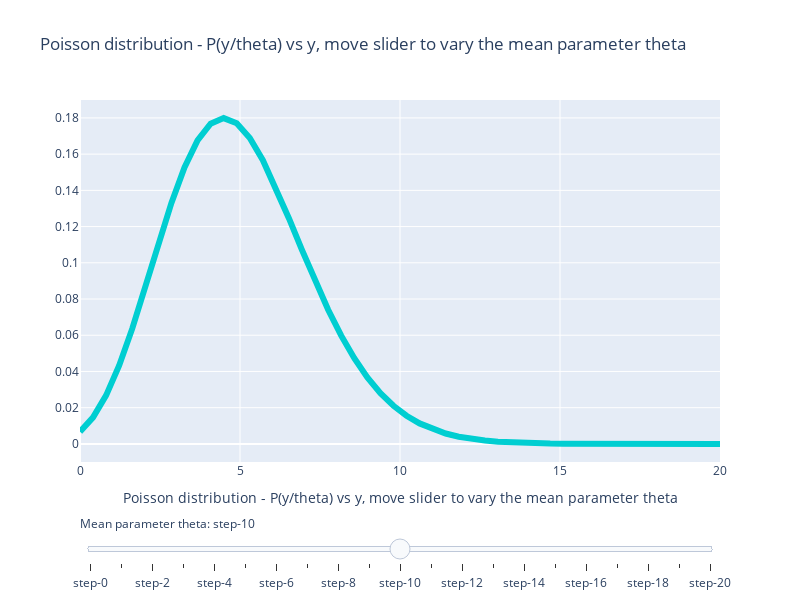

This figure's notebook cell:
### Code cell
def poisson_vector(theta, args):
    y_range_steps = args['y_range_steps']
    y =  np.linspace(0,y_range_steps)
    
    p_theta = (theta**y * np.exp(-theta)) / factorial(y)
    return(p_theta)

# y_range is how far you want to compute y values
fig = plotter_over_y(theta_steps=20, y_range_steps=20, function=poisson_vector, 
              function_args={'y_range_steps': 20},
              plotting_args={'title': 'Poisson distribution - P(y/theta) vs y, move slider to vary the mean parameter theta'})
pio.show(fig)
